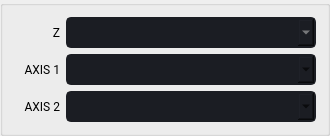
               <widget class="QGroupBox" name="xyzDataGridGroupBox">
                <property name="sizePolicy">
                 <sizepolicy hsizetype="Fixed" vsizetype="Fixed">
                  <horstretch>0</horstretch>
                  <verstretch>0</verstretch>
                 </sizepolicy>
                </property>
                <property name="minimumSize">
                 <size>
                  <width>330</width>
                  <height>0</height>
                 </size>
                </property>
                <layout class="QGridLayout" name="gridLayout_4">
                 <item row="3" column="1">
                  <widget class="QComboBox" name="xComboBox">
                   <property name="minimumSize">
                    <size>
                     <width>250</width>
                     <height>0</height>
                    </size>
                   </property>
                   <property name="font">
                    <font>
                     <family>Roboto</family>
                     <pointsize>9</pointsize>
                    </font>
                   </property>
                   <property name="styleSheet">
                    <string notr="true">QComboBox{
	background-color: rgb(27, 29, 35);
	border-radius: 5px;
	border: 2px solid rgb(27, 29, 35);
	padding: 5px;
	padding-left: 10px;
}
QComboBox:hover{
	border: 2px solid rgb(64, 71, 88);
}
QComboBox QAbstractItemView {
	color: rgb(85, 170, 255);	
	background-color: rgb(27, 29, 35);
	padding: 10px;
	selection-background-color: rgb(39, 44, 54);
}</string>
                   </property>
                  </widget>
                 </item>
                 <item row="1" column="1">
                  <widget class="QComboBox" name="zComboBox">
                   <property name="minimumSize">
                    <size>
                     <width>250</width>
                     <height>0</height>
                    </size>
                   </property>
                   <property name="palette">
                    <palette>
                     <active>
                      <colorrole role="WindowText">
                       <brush brushstyle="SolidPattern">
                        <color alpha="255">
                         <red>172</red>
                         <green>172</green>
                         <blue>172</blue>
                        </color>
                       </brush>
                      </colorrole>
                      <colorrole role="Button">
                       <brush brushstyle="SolidPattern">
                        <color alpha="255">
                         <red>27</red>
                         <green>29</green>
                         <blue>35</blue>
                        </color>
                       </brush>
                      </colorrole>
                      <colorrole role="Text">
                       <brush brushstyle="SolidPattern">
                        <color alpha="255">
                         <red>172</red>
                         <green>172</green>
                         <blue>172</blue>
                        </color>
                       </brush>
                      </colorrole>
                      <colorrole role="ButtonText">
                       <brush brushstyle="SolidPattern">
                        <color alpha="255">
                         <red>172</red>
                         <green>172</green>
                         <blue>172</blue>
                        </color>
                       </brush>
                      </colorrole>
                      <colorrole role="Base">
                       <brush brushstyle="SolidPattern">
                        <color alpha="255">
                         <red>27</red>
                         <green>29</green>
                         <blue>35</blue>
                        </color>
                       </brush>
                      </colorrole>
                      <colorrole role="Window">
                       <brush brushstyle="SolidPattern">
                        <color alpha="255">
                         <red>27</red>
                         <green>29</green>
                         <blue>35</blue>
                        </color>
                       </brush>
                      </colorrole>
                      <colorrole role="PlaceholderText">
                       <brush brushstyle="NoBrush">
                        <color alpha="128">
                         <red>172</red>
                         <green>172</green>
                         <blue>172</blue>
                        </color>
                       </brush>
                      </colorrole>
                     </active>
                     <inactive>
                      <colorrole role="WindowText">
                       <brush brushstyle="SolidPattern">
                        <color alpha="255">
                         <red>172</red>
                         <green>172</green>
                         <blue>172</blue>
                        </color>
                       </brush>
                      </colorrole>
                      <colorrole role="Button">
                       <brush brushstyle="SolidPattern">
                        <color alpha="255">
                         <red>27</red>
                         <green>29</green>
                         <blue>35</blue>
                        </color>
                       </brush>
                      </colorrole>
                      <colorrole role="Text">
                       <brush brushstyle="SolidPattern">
                        <color alpha="255">
                         <red>172</red>
                         <green>172</green>
                         <blue>172</blue>
                        </color>
                       </brush>
                      </colorrole>
                      <colorrole role="ButtonText">
                       <brush brushstyle="SolidPattern">
                        <color alpha="255">
                         <red>172</red>
                         <green>172</green>
                         <blue>172</blue>
                        </color>
                       </brush>
                      </colorrole>
                      <colorrole role="Base">
                       <brush brushstyle="SolidPattern">
                        <color alpha="255">
                         <red>27</red>
                         <green>29</green>
                         <blue>35</blue>
                        </color>
                       </brush>
                      </colorrole>
                      <colorrole role="Window">
                       <brush brushstyle="SolidPattern">
                        <color alpha="255">
                         <red>27</red>
                         <green>29</green>
                         <blue>35</blue>
                        </color>
                       </brush>
                      </colorrole>
                      <colorrole role="PlaceholderText">
                       <brush brushstyle="NoBrush">
                        <color alpha="128">
                         <red>172</red>
                         <green>172</green>
                         <blue>172</blue>
                        </color>
                       </brush>
                      </colorrole>
                     </inactive>
                     <disabled>
                      <colorrole role="WindowText">
                       <brush brushstyle="SolidPattern">
                        <color alpha="255">
                         <red>172</red>
                         <green>172</green>
                         <blue>172</blue>
                        </color>
                       </brush>
                      </colorrole>
                      <colorrole role="Button">
                       <brush brushstyle="SolidPattern">
                        <color alpha="255">
                         <red>27</red>
                         <green>29</green>
                         <blue>35</blue>
                        </color>
                       </brush>
                      </colorrole>
                      <colorrole role="Text">
                       <brush brushstyle="SolidPattern">
                        <color alpha="255">
                         <red>172</red>
                         <green>172</green>
                         <blue>172</blue>
                        </color>
                       </brush>
                      </colorrole>
                      <colorrole role="ButtonText">
                       <brush brushstyle="SolidPattern">
                        <color alpha="255">
                         <red>172</red>
                         <green>172</green>
                         <blue>172</blue>
                        </color>
                       </brush>
                      </colorrole>
                      <colorrole role="Base">
                       <brush brushstyle="SolidPattern">
                        <color alpha="255">
                         <red>27</red>
                         <green>29</green>
                         <blue>35</blue>
                        </color>
                       </brush>
                      </colorrole>
                      <colorrole role="Window">
                       <brush brushstyle="SolidPattern">
                        <color alpha="255">
                         <red>27</red>
                         <green>29</green>
                         <blue>35</blue>
                        </color>
                       </brush>
                      </colorrole>
                      <colorrole role="PlaceholderText">
                       <brush brushstyle="NoBrush">
                        <color alpha="128">
                         <red>172</red>
                         <green>172</green>
                         <blue>172</blue>
                        </color>
                       </brush>
                      </colorrole>
                     </disabled>
                    </palette>
                   </property>
                   <property name="font">
                    <font>
                     <family>Roboto</family>
                     <pointsize>9</pointsize>
                    </font>
                   </property>
                   <property name="styleSheet">
                    <string notr="true">QComboBox{
	background-color: rgb(27, 29, 35);
	border-radius: 5px;
	border: 2px solid rgb(27, 29, 35);
	padding: 5px;
	padding-left: 10px;
}
QComboBox:hover{
	border: 2px solid rgb(64, 71, 88);
}
QComboBox::drop-down {
	subcontrol-origin: padding;
	subcontrol-position: top right;
	width: 25px; 
	border-left-width: 3px;
	border-left-color: rgba(39, 44, 54, 150);
	border-left-style: solid;
	border-top-right-radius: 3px;
	border-bottom-right-radius: 3px;	
	background-image: url(:/16x16/icons/16x16/cil-arrow-bottom.png);
	background-position: center;
	background-repeat: no-reperat;
 }
QComboBox QAbstractItemView {
	color: rgb(85, 170, 255);	
	background-color: rgb(27, 29, 35);
	padding: 10px;
	selection-background-color: rgb(39, 44, 54);
}</string>
                   </property>
                   <property name="currentText">
                    <string/>
                   </property>
                   <property name="frame">
                    <bool>true</bool>
                   </property>
                  </widget>
                 </item>
                 <item row="1" column="0">
                  <widget class="QLabel" name="label_13">
                   <property name="font">
                    <font>
                     <family>Roboto</family>
                     <pointsize>9</pointsize>
                    </font>
                   </property>
                   <property name="text">
                    <string notr="true">Z</string>
                   </property>
                   <property name="alignment">
                    <set>Qt::AlignRight|Qt::AlignTrailing|Qt::AlignVCenter</set>
                   </property>
                  </widget>
                 </item>
                 <item row="3" column="0">
                  <widget class="QLabel" name="label_12">
                   <property name="font">
                    <font>
                     <family>Roboto</family>
                     <pointsize>9</pointsize>
                    </font>
                   </property>
                   <property name="text">
                    <string notr="true">AXIS 1</string>
                   </property>
                   <property name="alignment">
                    <set>Qt::AlignRight|Qt::AlignTrailing|Qt::AlignVCenter</set>
                   </property>
                  </widget>
                 </item>
                 <item row="4" column="0">
                  <widget class="QLabel" name="label_14">
                   <property name="font">
                    <font>
                     <family>Roboto</family>
                     <pointsize>9</pointsize>
                    </font>
                   </property>
                   <property name="text">
                    <string notr="true">AXIS 2</string>
                   </property>
                   <property name="alignment">
                    <set>Qt::AlignRight|Qt::AlignTrailing|Qt::AlignVCenter</set>
                   </property>
                  </widget>
                 </item>
                 <item row="4" column="1">
                  <widget class="QComboBox" name="yComboBox">
                   <property name="minimumSize">
                    <size>
                     <width>250</width>
                     <height>0</height>
                    </size>
                   </property>
                   <property name="font">
                    <font>
                     <family>Roboto</family>
                     <pointsize>9</pointsize>
                    </font>
                   </property>
                   <property name="styleSheet">
                    <string notr="true">QComboBox{
	background-color: rgb(27, 29, 35);
	border-radius: 5px;
	border: 2px solid rgb(27, 29, 35);
	padding: 5px;
	padding-left: 10px;
}
QComboBox:hover{
	border: 2px solid rgb(64, 71, 88);
}
QComboBox QAbstractItemView {
	color: rgb(85, 170, 255);	
	background-color: rgb(27, 29, 35);
	padding: 10px;
	selection-background-color: rgb(39, 44, 54);
}</string>
                   </property>
                  </widget>
                 </item>
                </layout>
               </widget>
